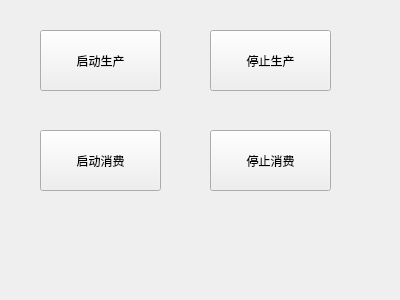
<?xml version="1.0" encoding="UTF-8"?>
<ui version="4.0">
 <class>Widget</class>
 <widget class="QWidget" name="Widget">
  <property name="geometry">
   <rect>
    <x>0</x>
    <y>0</y>
    <width>400</width>
    <height>300</height>
   </rect>
  </property>
  <property name="windowTitle">
   <string>Widget</string>
  </property>
  <widget class="QPushButton" name="pushButton">
   <property name="geometry">
    <rect>
     <x>40</x>
     <y>30</y>
     <width>121</width>
     <height>61</height>
    </rect>
   </property>
   <property name="text">
    <string>启动生产</string>
   </property>
  </widget>
  <widget class="QPushButton" name="pushButton_2">
   <property name="geometry">
    <rect>
     <x>210</x>
     <y>30</y>
     <width>121</width>
     <height>61</height>
    </rect>
   </property>
   <property name="text">
    <string>停止生产</string>
   </property>
  </widget>
  <widget class="QPushButton" name="pushButton_3">
   <property name="geometry">
    <rect>
     <x>40</x>
     <y>130</y>
     <width>121</width>
     <height>61</height>
    </rect>
   </property>
   <property name="text">
    <string>启动消费</string>
   </property>
  </widget>
  <widget class="QPushButton" name="pushButton_4">
   <property name="geometry">
    <rect>
     <x>210</x>
     <y>130</y>
     <width>121</width>
     <height>61</height>
    </rect>
   </property>
   <property name="text">
    <string>停止消费</string>
   </property>
  </widget>
 </widget>
 <layoutdefault spacing="6" margin="11"/>
 <resources/>
 <connections/>
</ui>
